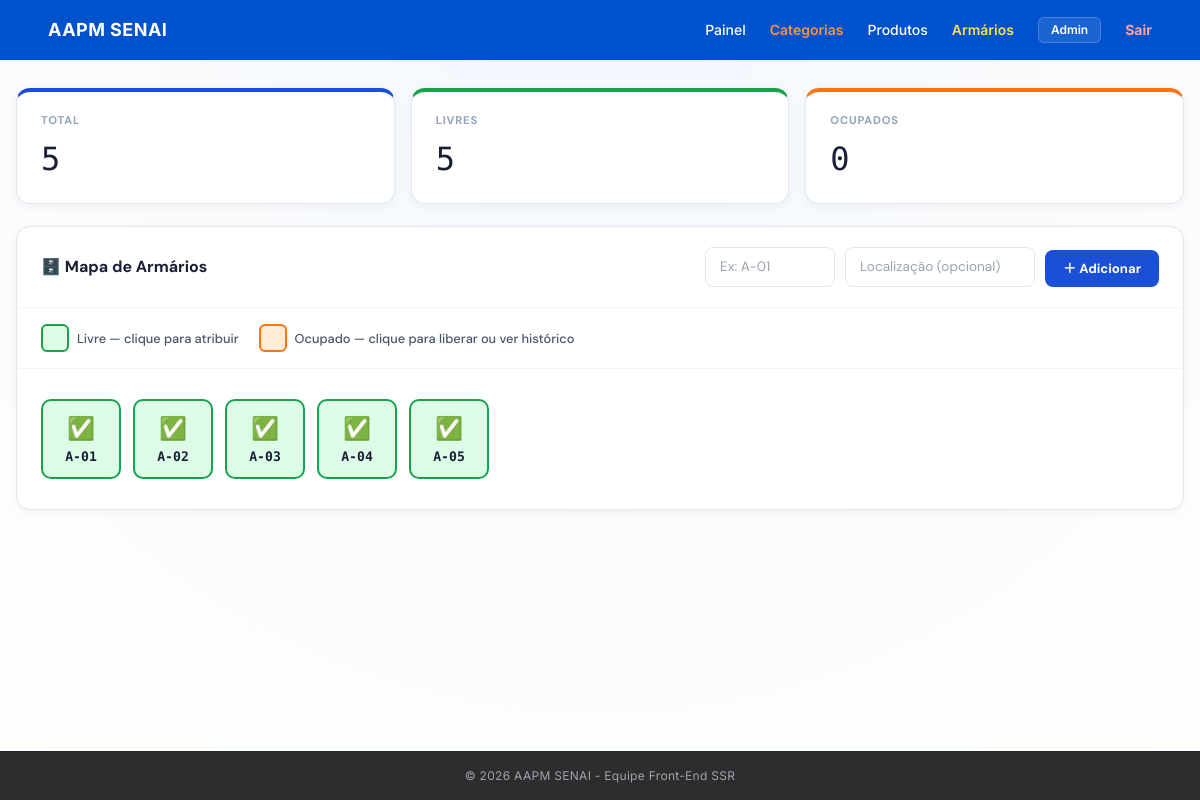
Screenshot of /armarios/ (signed in) with the database file from the repository.
### app/models/armario_model.py (models this page shows)
class Armario(Base):
    __tablename__ = "armarios"
    id           = Column(Integer, primary_key=True, autoincrement=True, index=True)
    numero       = Column(String(20), nullable=False, unique=True, index=True)
    localizacao  = Column(String(100), nullable=True)
    ocupado      = Column(Boolean, default=False)
    ativo        = Column(Boolean, default=True)
    usuario_id   = Column(Integer, ForeignKey("usuarios.id", ondelete="SET NULL"), nullable=True)
    usuario      = relationship("Usuario", foreign_keys=[usuario_id])
    atribuido_em = Column(DateTime, nullable=True)
    criado_em    = Column(DateTime, server_default=func.now())
    historico    = relationship("ArmarioHistorico", back_populates="armario", cascade="all, delete-orphan")

### app/controllers/armario_controller.py (the view)
@router.get("/")
def listar(request: Request, payload=Depends(require_admin), db: Session=Depends(get_db)):
    u = _obj(payload)
    armarios = db.query(Armario).filter(Armario.ativo==True).order_by(Armario.numero).all()
    usuarios = db.query(Usuario).filter(Usuario.ativo==True).all()
    total=len(armarios); ocupados=sum(1 for a in armarios if a.ocupado)
    return templates.TemplateResponse(request=request, name="armarios/index.html",
        context={"request":request,"usuario":u,"armarios":armarios,"usuarios":usuarios,
                 "total":total,"ocupados":ocupados,"livres":total-ocupados})

### app/templates/armarios/index.html (shortened to what this page needs)
{% extends "base.html" %}
{% block conteudo %}
<div class="arm-wrap">
  {% set q = request.query_params %}
  <div class="stats-row">
    <div class="stat-card blue">
      <div class="stat-label">Total</div>
      <div class="stat-value">{{ total }}</div>
    </div>
    <div class="stat-card green">
      <div class="stat-label">Livres</div>
      <div class="stat-value">{{ livres }}</div>
    </div>
    <div class="stat-card orange">
      <div class="stat-label">Ocupados</div>
      <div class="stat-value">{{ ocupados }}</div>
    </div>
  </div>
  <div class="panel">
    <div class="panel-header">
      <span class="panel-title">🗄️ Mapa de Armários</span>
      <form method="post" action="/armarios/novo" class="form-novo">
        <input type="text" name="numero"      placeholder="Ex: A-01" required>
        <input type="text" name="localizacao" placeholder="Localização (opcional)">
        <button type="submit" class="btn btn-blue">＋ Adicionar</button>
      </form>
    </div>
    <div class="legenda">
      <div class="leg-item"><div class="leg-box leg-livre"></div> Livre — clique para atribuir</div>
      <div class="leg-item"><div class="leg-box leg-ocupado"></div> Ocupado — clique para liberar ou ver histórico</div>
    </div>
    {% if armarios %}
    <div class="mapa-container">
      <div class="mapa-grid">
        {% for a in armarios %}
        <div class="arm-slot {{ 'ocupado' if a.ocupado else 'livre' }}"
             onclick="abrirModal(
               {{ a.id }},
               '{{ a.numero }}',
               {{ 'true' if a.ocupado else 'false' }},
               '{{ a.usuario.nome if a.ocupado and a.usuario else '' }}',
               '{{ a.localizacao or '' }}'
             )">
          <div class="arm-ico">{{ '🔒' if a.ocupado else '✅' }}</div>
          <div class="arm-num">{{ a.numero }}</div>
        </div>
        {% endfor %}
      </div>
    </div>
    {% else %}
    <div class="empty-msg">Nenhum armário cadastrado. Adicione o primeiro acima.</div>
    {% endif %}
  </div>
</div>
{% endblock conteudo %}

### app/static/css/style.css (style rules this page uses)
body { font-family: 'Inter', sans-serif; background: radial-gradient(circle at top, #f3f7ff 0%, #f8fafc 40%, #ffffff 100%); margin: 0; min-height: 100vh; }

### app/templates/base.html (style rules this page uses)
body { font-family: 'Inter', sans-serif; }

### app/templates/armarios/index.html (style rules this page uses)
.arm-wrap { font-family:'DM Sans',sans-serif; display:flex; flex-direction:column; gap:22px; padding-top:20px; }
.stats-row { display:grid; grid-template-columns:repeat(3,1fr); gap:16px; }
.stat-card { background:#fff; border-radius:14px; padding:20px 24px; border:1px solid #e2e8f0; border-top:4px solid transparent; box-shadow:0 2px 10px rgba(0,0,0,.05); }
.stat-card.blue { border-top-color:#1a4fd6; }
.stat-card.green { border-top-color:#16a34a; }
.stat-card.orange { border-top-color:#f97316; }
.stat-label { font-size:.7rem; font-weight:700; color:#94a3b8; text-transform:uppercase; letter-spacing:.8px; }
.stat-value { font-family:'DM Mono',monospace; font-size:2rem; font-weight:500; color:#1a1f36; margin:6px 0 0; }
.panel { background:#fff; border-radius:14px; border:1px solid #e2e8f0; box-shadow:0 2px 10px rgba(0,0,0,.05); overflow:hidden; }
.panel-header { padding:20px 24px; border-bottom:1px solid #f1f5f9; display:flex; align-items:center; justify-content:space-between; gap:12px; flex-wrap:wrap; }
.panel-title { font-size:1rem; font-weight:700; color:#1a1f36; }
.form-novo { display:flex; gap:10px; flex-wrap:wrap; align-items:flex-end; }
.form-novo input { padding:9px 14px; border:1.5px solid #e2e8f0; border-radius:8px; font-size:.85rem; font-family:'DM Sans',sans-serif; outline:none; transition:border-color .15s; }
.form-novo input[name="numero"] { width:130px; }
.form-novo input[name="localizacao"] { width:190px; }
.btn { padding:9px 18px; border-radius:8px; font-size:.82rem; font-weight:700; border:none; cursor:pointer; text-decoration:none; display:inline-flex; align-items:center; gap:6px; transition:opacity .15s, transform .12s; font-family:'DM Sans',sans-serif; }
.btn-blue { background:#1a4fd6; color:#fff; }
.legenda { display:flex; align-items:center; gap:20px; padding:16px 24px; border-bottom:1px solid #f1f5f9; flex-wrap:wrap; }
.leg-item { display:flex; align-items:center; gap:8px; font-size:.8rem; color:#475569; font-weight:500; }
.leg-box { width:28px; height:28px; border-radius:6px; }
.leg-livre { background:#dcfce7; border:2px solid #16a34a; }
.leg-ocupado { background:#ffedd5; border:2px solid #f97316; }
.mapa-container { padding:30px 24px; }
.mapa-grid { display:flex; flex-wrap:wrap; gap:12px; }
.arm-slot { width:80px; height:80px; border-radius:10px; display:flex; flex-direction:column; align-items:center; justify-content:center; cursor:pointer; border:2px solid transparent; transition:transform .15s, box-shadow .15s; position:relative; user-select:none; }
.arm-slot.livre { background:#dcfce7; border-color:#16a34a; }
.arm-slot .arm-num { font-family:'DM Mono',monospace; font-size:.82rem; font-weight:600; color:#1a1f36; }
.arm-slot .arm-ico { font-size:1.4rem; margin-bottom:2px; }

### rows the page displays
Armario: ocupado "✅", numero "A-01"
Armario: ocupado "✅", numero "A-02"
Armario: ocupado "✅", numero "A-03"
Armario: ocupado "✅", numero "A-04"
Armario: ocupado "✅", numero "A-05"

### other values shown
{{ usuario.nome }} "Admin"
{{ total }} "5"
{{ livres }} "5"
{{ ocupados }} "0"
